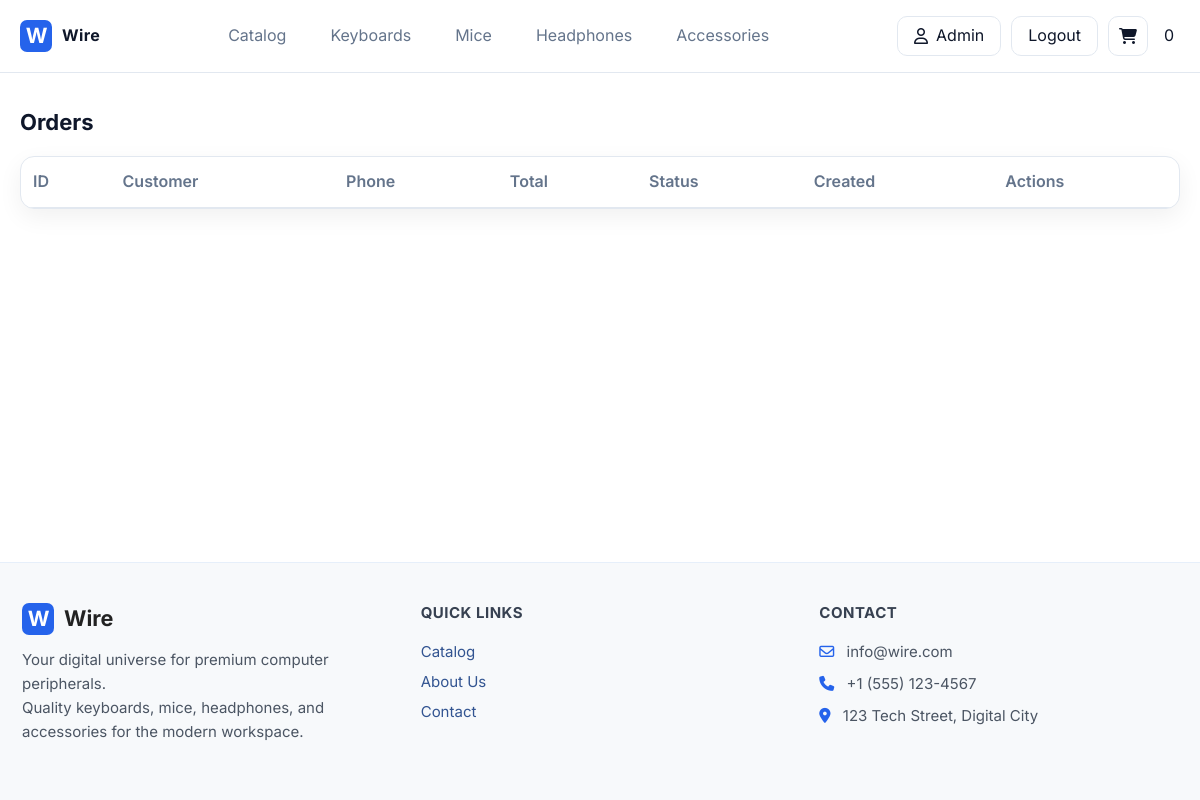
The app's page /admin/orders.php (signed in), older data.
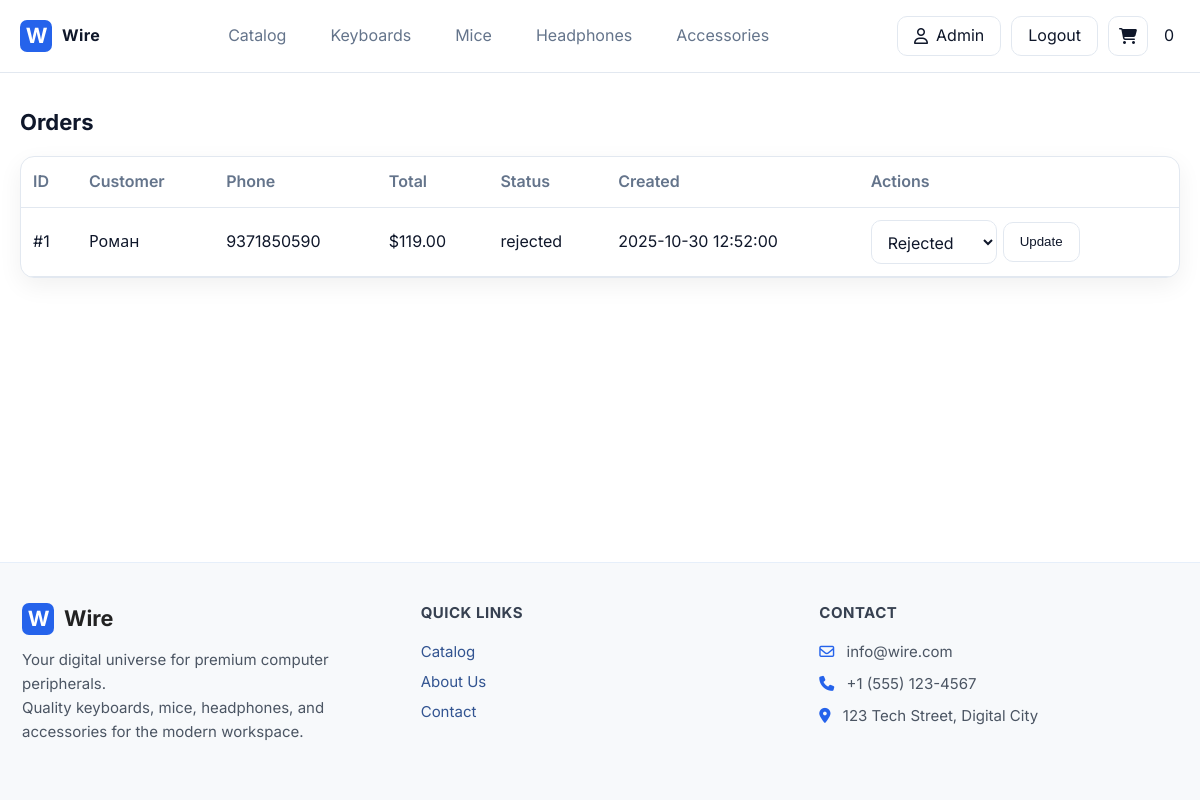
The same page, newer data.
### tables this page shows
CREATE TABLE `orders` (
  `id` int(11) NOT NULL,
  `user_id` int(11) DEFAULT NULL,
  `customer_name` varchar(200) NOT NULL,
  `address` text NOT NULL,
  `phone` varchar(64) NOT NULL,
  `payment_method` varchar(32) NOT NULL,
  `total` decimal(10,2) NOT NULL,
  `status` enum('new','confirmed','rejected') NOT NULL DEFAULT 'new',
  `created_at` datetime NOT NULL
);

### includes/db.php (called while the page is built, shortened)
<?php
function e(string $s): string { return htmlspecialchars($s, ENT_QUOTES | ENT_SUBSTITUTE, 'UTF-8'); }
?>

### admin/orders.php (the view, shortened to what this page needs)
<?php require_once __DIR__ . '/../includes/header.php'; require_admin(); ?>
<?php
global $mysqli; $msg = '';
$rows = $mysqli->query('SELECT * FROM orders ORDER BY id DESC')->fetch_all(MYSQLI_ASSOC);
?>
<section class="section">
  <h2 class="section-title">Orders</h2>
  <div class="card" style="padding:0; overflow:auto;">
    <table>
      <thead><tr><th>ID</th><th>Customer</th><th>Phone</th><th>Total</th><th>Status</th><th>Created</th><th>Actions</th></tr></thead>
      <tbody>
        <?php foreach ($rows as $r): ?>
          <tr>
            <td>#<?php echo (int)$r['id']; ?></td>
            <td><?php echo e($r['customer_name']); ?></td>
            <td><?php echo e($r['phone']); ?></td>
            <td>$<?php echo number_format((float)$r['total'], 2); ?></td>
            <td><?php echo e($r['status']); ?></td>
            <td><?php echo e($r['created_at']); ?></td>
            <td>
              <form method="post" style="display:flex; gap:6px; align-items:center;">
                <select name="status">
                  <?php foreach (['new','confirmed','rejected'] as $s): ?>
                    <option <?php echo $r['status']===$s?'selected':''; ?> value="<?php echo e($s); ?>"><?php echo e(ucfirst($s)); ?></option>
                  <?php endforeach; ?>
                </select>
                <button class="btn" type="submit">Update</button>
              </form>
            </td>
          </tr>
        <?php endforeach; ?>
      </tbody>
    </table>
  </div>
</section>
<?php require_once __DIR__ . '/../includes/footer.php'; ?>

Row changes from the older to the newer data that the page shows:
added orders: id "1", customer_name "Роман", phone "9371850590", total "119.00", status "rejected", created_at "2025-10-30 12:52:00", status "Rejected"
